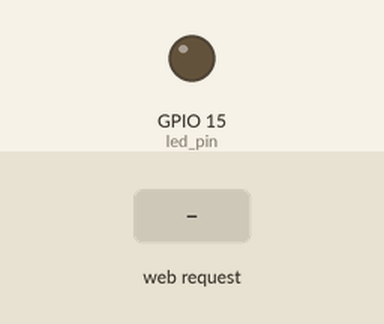
A sketch run on a simulated ESP32. Parts: output pins drawn as LEDs (lit = HIGH). The test bench sets the inputs (shaded band). WiFi joins after 1.5 s; servers stay silent unless stated; what the sketch prints to the serial monitor is not drawn.

Above: at 2.7 s.
2.8 s: HTTP request GET /H received
At 3.7 s:
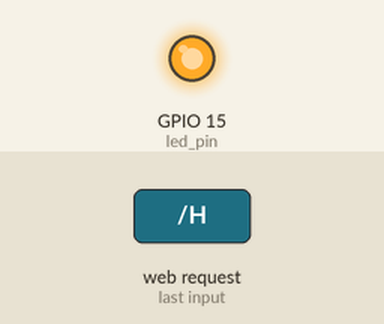
4.3 s: HTTP request GET /L received
At 4.9 s:
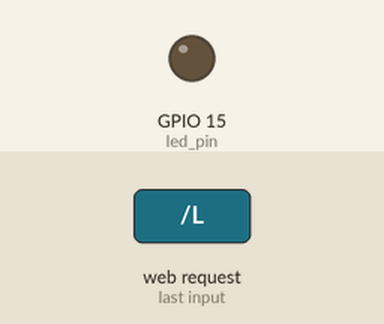
Timing chart, 0 to 7.3 s (numbered marks = the images above; inputs shaded):
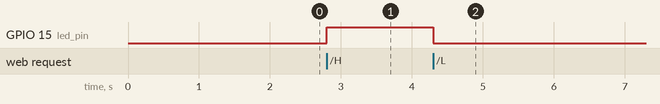

The sketch:

main.ino
```cpp
/*
 * 实验名称：WIFI实验--WebServer
 *
 * 接线说明：LED模块-->ESP32 IO
             (D1)-->(15)
 *
 * 实验现象：程序下载成功后，手机连接的WIFI需和ESP32连接的WIFI处于同一频段（比如192.168.1.xx），
            然后在手机网页输入串口控制台输出的本机IP地址即可进入手机端网页控制板子LED。
 *
 * 注意事项：
 */

#include "public.h"
#include <WiFi.h>

const char* ssid     = "PRECHIN";
const char* password = "12345678";

WiFiServer server(80);

//LED控制引脚
#define led_pin   15

//WIFI连接路由器
void wifi_connect(void)
{
  Serial.print("Connecting to ");
  Serial.println(ssid);
  WiFi.begin(ssid, password);
  while (WiFi.status() != WL_CONNECTED)
  {
    delay(500);
    Serial.print(".");
  }
  Serial.println("");
  Serial.println("WiFi connected.");
  Serial.println("IP address: ");
  Serial.println(WiFi.localIP());
}

void setup(){
  Serial.begin(115200);
  pinMode(led_pin, OUTPUT);      // set the LED pin mode
  delay(10);
  wifi_connect();
  server.begin();

}

void loop(){
  WiFiClient client = server.available();   // listen for incoming clients

  if (client) {                             // if you get a client,
    Serial.println("New Client.");           // print a message out the serial port
    String currentLine = "";                // make a String to hold incoming data from the client
    while (client.connected()) {            // loop while the client's connected
      if (client.available()) {             // if there's bytes to read from the client,
        char c = client.read();             // read a byte, then
        Serial.write(c);                    // print it out the serial monitor
        if (c == '\n') {                    // if the byte is a newline character

          // if the current line is blank, you got two newline characters in a row.
          // that's the end of the client HTTP request, so send a response:
          if (currentLine.length() == 0) {
            // HTTP headers always start with a response code (e.g. HTTP/1.1 200 OK)
            // and a content-type so the client knows what's coming, then a blank line:
            client.println("HTTP/1.1 200 OK");
            client.println("Content-type:text/html");
            client.println();

            // the content of the HTTP response follows the header:
            client.print("Click <a href=\"/H\">here</a> to turn the LED on pin 15 on.<br>");
            client.print("Click <a href=\"/L\">here</a> to turn the LED on pin 15 off.<br>");

            // The HTTP response ends with another blank line:
            client.println();
            // break out of the while loop:
            break;
          } else {    // if you got a newline, then clear currentLine:
            currentLine = "";
          }
        } else if (c != '\r') {  // if you got anything else but a carriage return character,
          currentLine += c;      // add it to the end of the currentLine
        }

        // Check to see if the client request was "GET /H" or "GET /L":
        if (currentLine.endsWith("GET /H")) {
          digitalWrite(led_pin, HIGH);               // GET /H turns the LED on
        }
        if (currentLine.endsWith("GET /L")) {
          digitalWrite(led_pin, LOW);                // GET /L turns the LED off
        }
      }
    }
    // close the connection:
    client.stop();
    Serial.println("Client Disconnected.");
  }
}
```

public.h
```cpp
#ifndef _public_H
#define _public_H

#include "Arduino.h"

//类型重定义
typedef unsigned char u8;
typedef unsigned int u16;
typedef unsigned long u32;

#endif
```

Measured:
- after the input at 2.8 s, GPIO 15 (led_pin): LOW → HIGH at once
- after the input at 4.3 s, GPIO 15 (led_pin): HIGH → LOW at once
